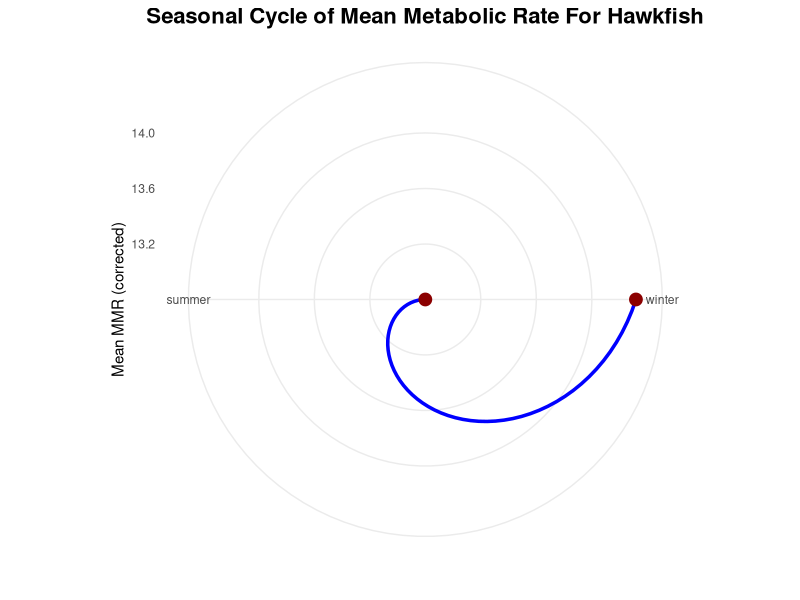
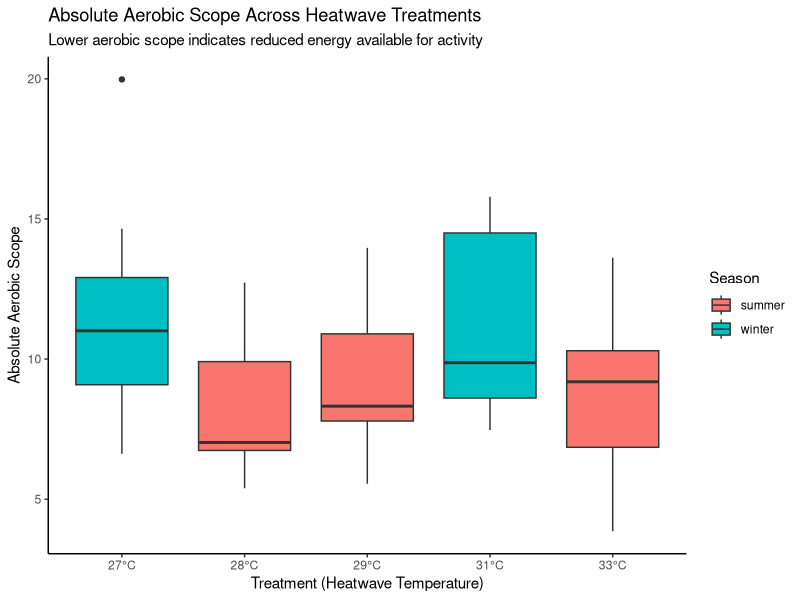
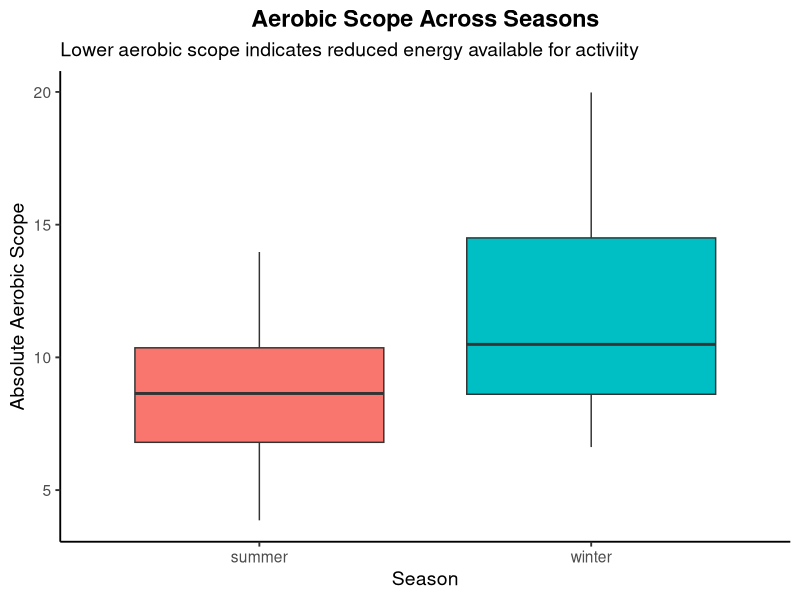
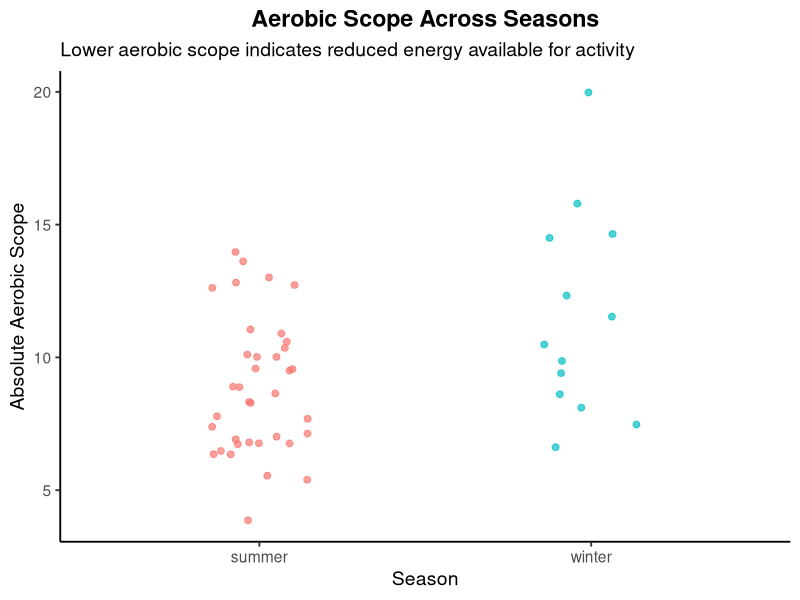
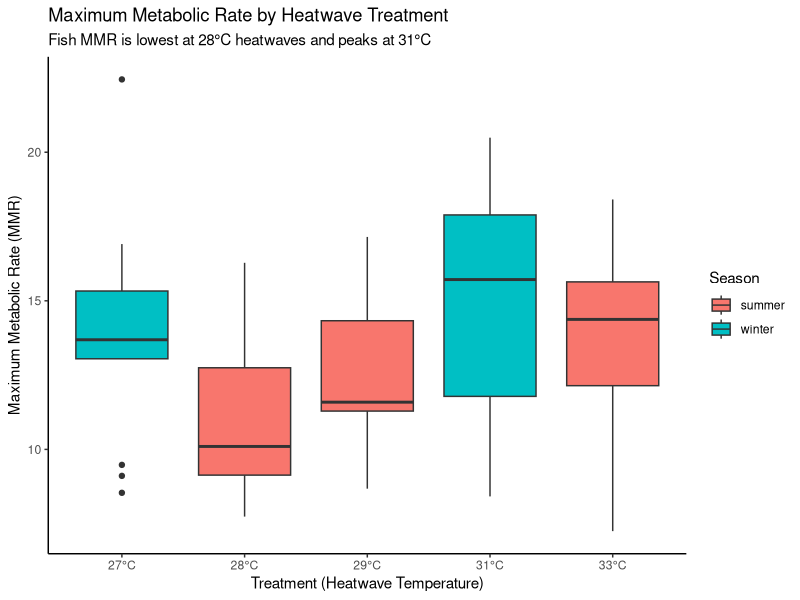
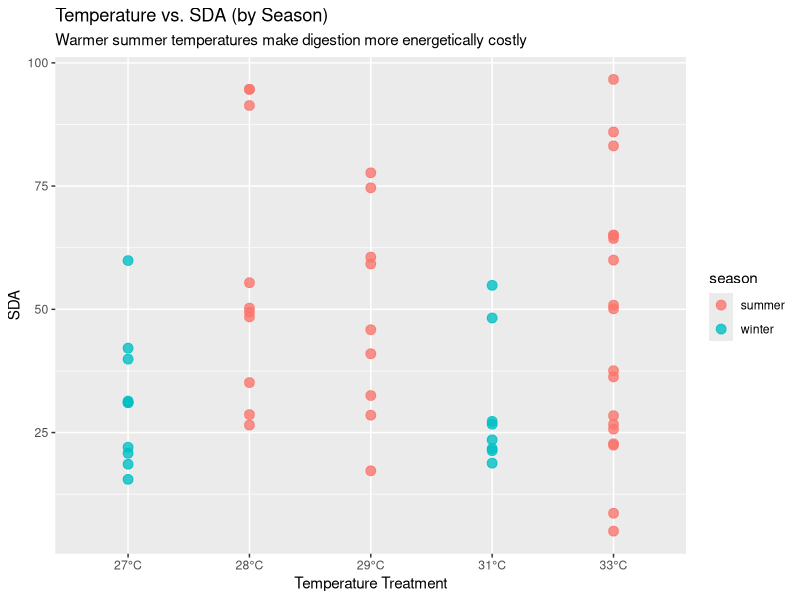
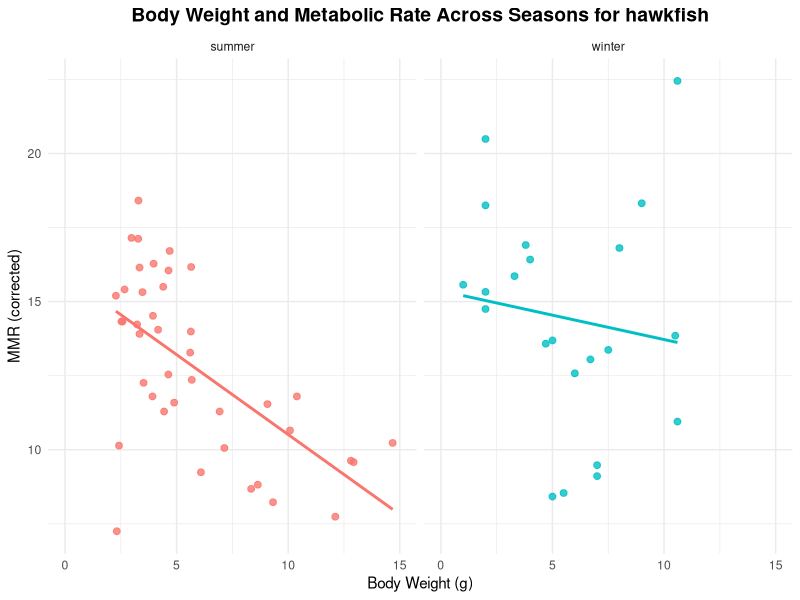
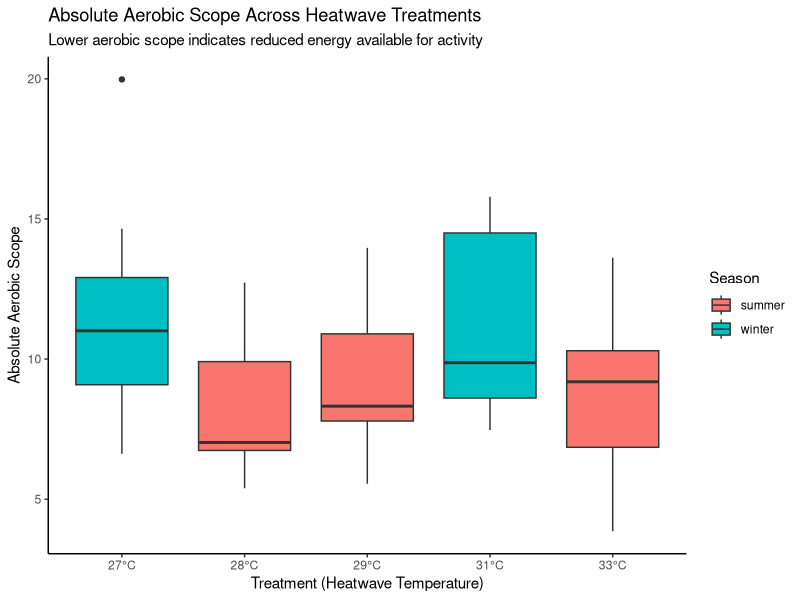

The R source for these figures, in order: (Note: this script raises an error after producing the figures.)
## ---- chunk 1
library(tidyverse)
library(broom)
library(viridisLite)
library(ggplot2)
## ---- chunk 2
heatwaves_coral_fish <- read_csv("../data/VanWert_etal_2023_hawkfish.csv")
glimpse(heatwaves_coral_fish)
## ---- chunk 3
heatwaves_coral_fish_clean <- heatwaves_coral_fish |>
  rename(wet_mass = bw_g,
         total_length = tl_cm,
         standard_length = sl_cm,
         max_metabolic_rate = mmr_corrected,
         standard_metabolic_rate = smr_low10_all,
         absolute_aerobic_scope = aas_corrected,
         factorial_aerobic_scope = fas,
         SDA_coeff = sda_coeff,
         temp_of_arrhythmia = tarr,
         peak_max_heart_rate = fhmax_peak,
         temp_at_max_heart_rate = tpeak)
## ---- chunk 4

heatwave_vs_mmr <- heatwaves_coral_fish_clean |>
  filter(treatment_new != "wild") |>
  ggplot(aes(x = treatment_new, y = max_metabolic_rate, fill = season)) +
  geom_boxplot(position = position_dodge(width = 0.8)) +
  scale_x_discrete(labels = function(x) paste0(x, "°C")) +
  labs(
    title = "Maximum Metabolic Rate by Heatwave Treatment",
    subtitle = "Fish MMR is lowest at 28°C heatwaves and peaks at 31°C",
    x = "Treatment (Heatwave Temperature)",
    y = "Maximum Metabolic Rate (MMR)",
    fill = "Season"
  ) +
  theme_classic()

# Save the plot
ggsave("fig_mmr_vs_heatwave_boxplot.png", heatwave_vs_mmr, width = 7, height = 5)

## ---- chunk 5

temp_energy_season <- heatwaves_coral_fish_clean |>
  filter(treatment_new != "wild") |>
  ggplot(aes(x = treatment_new, y = SDA_integrated, color = season)) +
  geom_point(alpha = 0.8, size = 3) +
  scale_x_discrete(labels = function(x) ifelse(x == "wild", "wild", paste0(x, "°C"))) +
  labs(
    title = "Temperature vs. SDA (by Season)",
    subtitle = "Warmer summer temperatures make digestion more energetically costly",
    x = "Temperature Treatment",
    y = "SDA"
  )

# Save the plot
ggsave("fig_temp_energy_season_scatterplot.png", temp_energy_season, width = 7, height = 5)
## ---- chunk 6

df <- read.csv("../data/VanWert_etal_2023_hawkfish.csv")
seasonal_cycle <- df$season <- factor(df$season, 
                    levels = c("winter", "spring", "summer", "fall"))


season_means <- df |>
  group_by(season) |>
  summarise(mean_mmr = mean(mmr_corrected, na.rm = TRUE))


ggplot(season_means, aes(x = season, y = mean_mmr, group = 1)) +
  geom_line(size = 1.2, color = "blue") +
  geom_point(size = 4, color = "darkred") +
  coord_polar() +
  theme_minimal() +
  labs(
    title = "Seasonal Cycle of Mean Metabolic Rate For Hawkfish",
    x = "",
    y = "Mean MMR (corrected)"
  ) +
  theme(
    plot.title = element_text(size = 16, face = "bold", hjust = 0.5)
   
  )

#save plot
ggsave("fig_polar_plot_metabolic_rate_per_season.png", seasonal_cycle, width = 7, height = 5)


## ---- chunk 7

energy_weight_season <- heatwaves_coral_fish_clean |>
  ggplot(aes(x = wet_mass, y = max_metabolic_rate, color = season)) +
  geom_point(alpha = 0.8, size = 2) +
  geom_smooth(method = "lm", se = FALSE) +
  facet_wrap(~ season, nrow = 1) +
  xlim(0,15)+
  theme_minimal() +
  labs(
    title = "Body Weight and Metabolic Rate Across Seasons for hawkfish",
    x = "Body Weight (g)",
    y = "MMR (corrected)"
  ) +
  theme(
    plot.title = element_text(size = 14, face = "bold", hjust = 0.5), legend.position = "none"

  )
#save plot 
ggsave("fig_body_weight_and_metabolic_rate_lineplot.png", energy_weight_season, width = 8, height = 5)

## ---- chunk 8

aerobic_scope_treatment <- heatwaves_coral_fish_clean |>
  filter(treatment_new != "wild") |>
  mutate(treatment_new = factor(treatment_new,
                                levels = c("27", "28", "29", "31", "33"))) |>
  ggplot(aes(x = treatment_new,
             y = absolute_aerobic_scope,
             fill = season)) +
  geom_boxplot(position = position_dodge(width = 0.8)) +
  scale_x_discrete(labels = function(x) paste0(x, "°C")) +
  labs(
    title = "Absolute Aerobic Scope Across Heatwave Treatments",
    subtitle = "Lower aerobic scope indicates reduced energy available for activity",
    x = "Treatment (Heatwave Temperature)",
    y = "Absolute Aerobic Scope",
    fill = "Season"
  ) +
  theme_classic()

aerobic_scope_treatment
# Save the plot
ggsave("fig_aerobic_vs_heatwave_boxplot.png", aerobic_scope_treatment, width = 7, height = 5)

## ---- chunk 9
heatwaves_coral_fish_clean |>
  ggplot(aes(x = season, y = absolute_aerobic_scope, fill = season)) +
  geom_boxplot() +
  labs(
    title = "Aerobic Scope Across Seasons",
    subtitle = "Lower aerobic scope indicates reduced energy available for activiity",
    x = "Season",
    y = "Absolute Aerobic Scope"
  ) +
  theme_classic(base_size = 14) +
  theme(
    legend.position = "none",
    plot.title = element_text(face = "bold", hjust = 0.5)
  )

heatwaves_coral_fish_clean |>
  ggplot(aes(x = season, y = absolute_aerobic_scope, color = season)) +
  geom_jitter(width = 0.15, size = 2, alpha = 0.7) +
  labs(
    title = "Aerobic Scope Across Seasons",
    subtitle = "Lower aerobic scope indicates reduced energy available for activity",
    x = "Season",
    y = "Absolute Aerobic Scope"
  ) +
  theme_classic(base_size = 14) +
  theme(
    legend.position = "none",
    plot.title = element_text(face = "bold", hjust = 0.5)
  )
## ---- chunk 10
ggplot(VanWert_etal_2023_hawkfish, mapping = aes(x = mmr_corrected, y = aas_corrected, color = season)) + 
  geom_point(size = 3, alpha = 0.8) +
  labs(
    title = "Relationship between Metabolic Rate and Aeroic Scope",
    x = "Maximum Metabolic Rate",
    y = "Absolute Aerobic Scope",
    color = "Season"
  )
## ---- chunk 11

## ---- chunk 12


